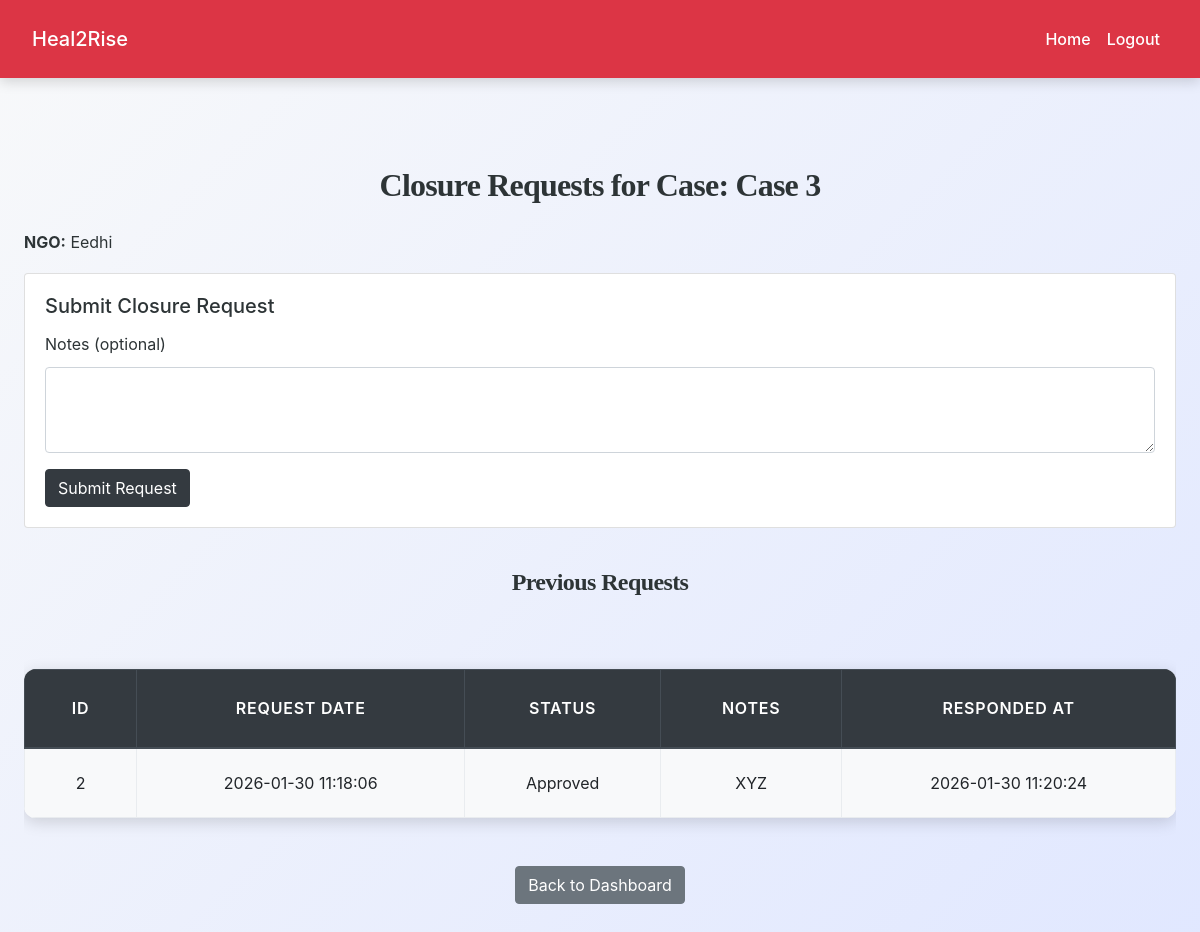
Page /ngo_staff/closure_request.php?case_id=2 (signed in) on the committed database.
### tables this page shows
CREATE TABLE `cases` (
  `id` int(11) NOT NULL,
  `case_title` varchar(255) NOT NULL,
  `description` text NOT NULL,
  `user_id` int(11) NOT NULL,
  `assigned_ngo_id` int(11) NOT NULL,
  `assigned_staff_id` int(11) DEFAULT NULL,
  `status` enum('pending','approved','rejected','closed') NOT NULL DEFAULT 'pending',
  `problem_category` text DEFAULT NULL,
  `severity` varchar(50) DEFAULT NULL,
  `risk_level` varchar(50) DEFAULT NULL,
  `created_at` datetime DEFAULT current_timestamp(),
  `closed_at` datetime DEFAULT NULL
);

CREATE TABLE `ngos` (
  `id` int(11) NOT NULL,
  `ngo_name` varchar(200) NOT NULL,
  `registration_number` varchar(100) DEFAULT NULL,
  `address` text DEFAULT NULL,
  `contact_person` varchar(100) DEFAULT NULL,
  `phone` varchar(20) DEFAULT NULL,
  `email` varchar(100) NOT NULL,
  `password` varchar(255) NOT NULL,
  `service_areas` text DEFAULT NULL,
  `capacity` int(11) DEFAULT 50,
  `status` enum('verified','pending','blocked') DEFAULT 'pending',
  `created_at` datetime DEFAULT current_timestamp()
);

CREATE TABLE `closure_requests` (
  `id` int(11) NOT NULL,
  `case_id` int(11) NOT NULL,
  `staff_id` int(11) NOT NULL,
  `ngo_id` int(11) NOT NULL,
  `request_date` datetime DEFAULT current_timestamp(),
  `status` enum('pending','approved','rejected') DEFAULT 'pending',
  `notes` text DEFAULT NULL,
  `responded_at` datetime DEFAULT NULL
);

### ngo_staff/closure_request.php (the view, shortened to what this page needs)
<?php
include('../config.php');
$staff_id = $_SESSION["id"];
$case_id = intval($_GET['case_id']);
$stmt = $conn->prepare("
    SELECT c.case_title, c.assigned_ngo_id, n.ngo_name
    FROM cases c
    JOIN ngos n ON c.assigned_ngo_id = n.id
    WHERE c.id = ? AND c.assigned_staff_id = ?
");
$stmt->bind_param("ii", $case_id, $staff_id);
$stmt->execute();
$case = $stmt->get_result()->fetch_assoc();
$stmt = $conn->prepare("
    SELECT * FROM closure_requests
    WHERE case_id = ? AND staff_id = ?
    ORDER BY request_date DESC
");
$stmt->bind_param("ii", $case_id, $staff_id);
$stmt->execute();
$requests_result = $stmt->get_result();
?>
<!DOCTYPE html>
<html lang="en">
<head>
<link rel="stylesheet" href="https://cdn.jsdelivr.net/npm/bootstrap@4.6.2/dist/css/bootstrap.min.css">
    <link rel="stylesheet" href="../css/style.css">
</head>
<body>
<?php include('navbar.php'); ?>
<div class="container py-5">
<h2 class="mb-4 text-center">Closure Requests for Case: <?= htmlspecialchars($case['case_title']) ?></h2>
<p><strong>NGO:</strong> <?= htmlspecialchars($case['ngo_name']) ?></p>
<div class="card mb-4">
<div class="card-body">
<h5 class="card-title">Submit Closure Request</h5>
<form method="post" action="">
<div class="form-group">
<label>Notes (optional)</label>
<textarea name="notes" class="form-control" rows="3"></textarea>
</div>
<button type="submit" class="btn btn-dark">Submit Request</button>
</form>
</div>
</div>
<h4>Previous Requests</h4>
<?php if($requests_result->num_rows > 0): ?>
<div class="table-responsive">
<table class="table table-bordered table-striped">
<thead class="thead-dark">
<tr>
<th>ID</th>
<th>Request Date</th>
<th>Status</th>
<th>Notes</th>
<th>Responded At</th>
</tr>
</thead>
<tbody>
<?php while($req = $requests_result->fetch_assoc()): ?>
<tr>
<td><?= $req['id'] ?></td>
<td><?= $req['request_date'] ?></td>
<td><?= ucfirst($req['status']) ?></td>
<td><?= nl2br(htmlspecialchars($req['notes'])) ?></td>
<td><?= $req['responded_at'] ?? '-' ?></td>
</tr>
<?php endwhile; ?>
</tbody>
</table>
</div>
<?php else: ?>
<p class="text-center">No closure requests submitted yet.</p>
<?php endif; ?>
<div class="text-center mt-3">
<a href="staff_dashboard.php" class="btn btn-secondary">Back to Dashboard</a>
</div>
</div>
</body>
</html>

### css/style.css (style rules this page uses)
:root { --primary: #007bff; --secondary: #6c757d; --success: #28a745; --info: #17a2b8; --warning: #ffc107; --danger: #dc3545; --light: #f8f9fa; --dark: #2d3436; --accent: #ff6f61; --highlight: #6f42c1; --shadow: rgba(0, 0, 0, 0.15); --transition: all 0.3s ease-in-out; }
body { font-family: 'Inter', 'Segoe UI', Tahoma, Geneva, Verdana, sans-serif; background: linear-gradient(135deg, var(--light) 0%, #e0e7ff 100%); color: var(--dark); line-height: 1.8; margin: 0; padding: 0; min-height: 100vh; font-size: 16px; }
h1, h2, h3, h4 { text-align: center; margin: 2.5rem 0; font-family: 'Georgia', 'Times New Roman', serif; color: var(--dark); font-weight: 700; letter-spacing: -0.025em; }
h2 { font-size: 2rem; }
h4 { font-size: 1.5rem; }
.container { max-width: 1200px; margin: 0 auto 3rem; padding: 0 1.5rem; }
.table { width: 100%; border-collapse: collapse; margin: 2rem 0; font-size: 1rem; background-color: #ffffff; border-radius: 12px; overflow: hidden; box-shadow: 0 4px 16px var(--shadow); transition: var(--transition); }
.table th, .table td { padding: 1.25rem; border: 1px solid #e9ecef; text-align: center; vertical-align: middle; }
.table thead th { background-color: rgb(0, 0, 0); color: white; font-weight: 600; text-transform: uppercase; letter-spacing: 0.05em; padding: 1.5rem; }
.table tbody tr { transition: var(--transition); }
.table tbody tr:nth-child(odd) { background-color: var(--light); }
a { color: var(--primary); text-decoration: none; font-weight: 500; transition: var(--transition); }

### rows in the picture
cases: case_title "Case 3", assigned_ngo.ngo_name "Eedhi"
closure_requests: id "2", request_date "2026-01-30 11:18:06", status "Approved", notes "XYZ", responded_at "2026-01-30 11:20:24"
